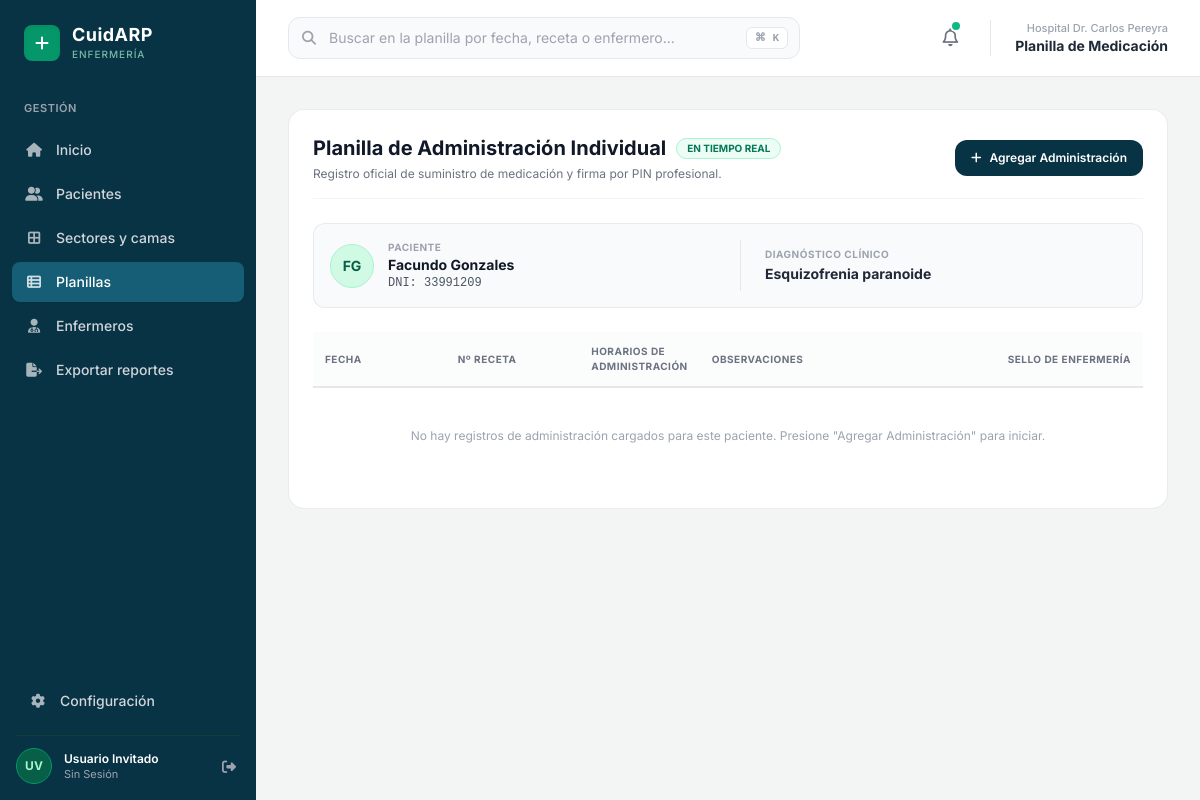
The app's page /planillas/, older data.
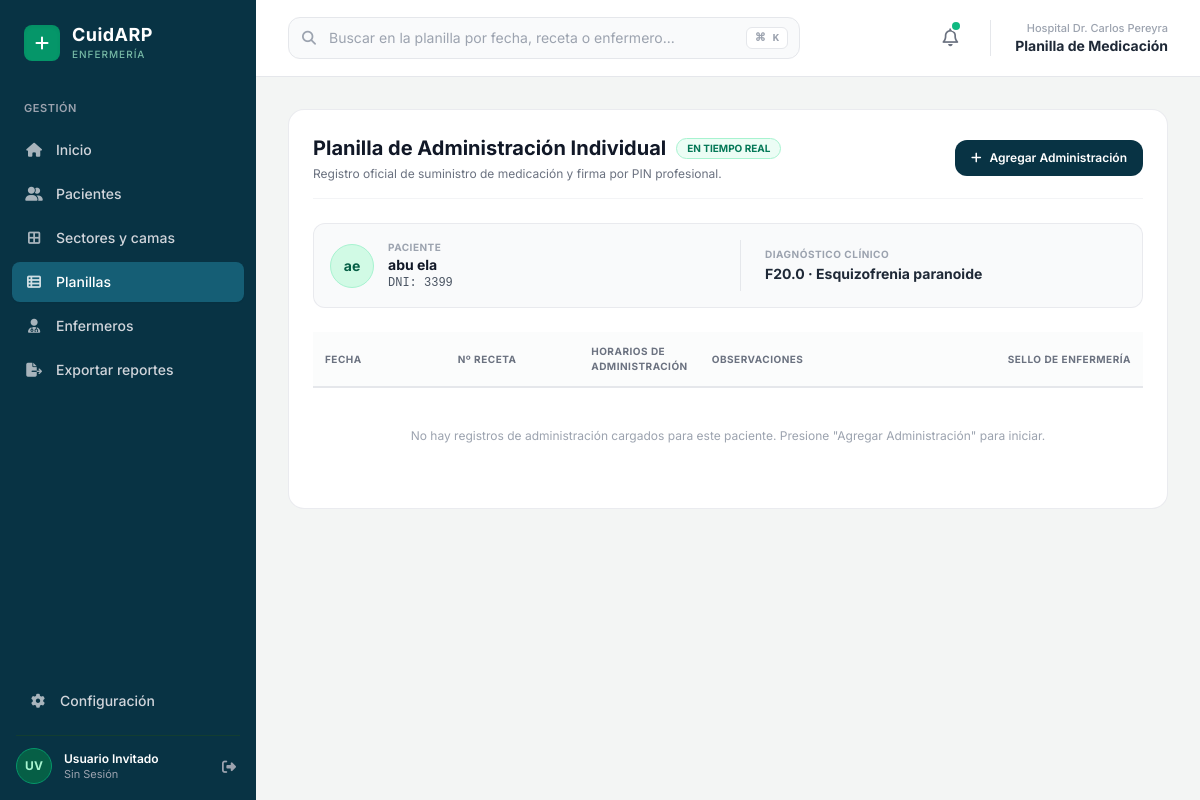
The same page, newer data.
### funcionalidades/models.py (models this page shows, shortened)
class Paciente(models.Model):
    SEXO_CHOICES = [
        ('Masculino', 'Masculino'),
        ('Femenino', 'Femenino'),
        ('No binario', 'No binario'),
    ]
    ESTADO_PACIENTE_CHOICES = [
        ('Internado', 'Internado'),
        ('De Alta', 'De Alta')
    ]
    nombre = models.CharField(max_length=100, verbose_name='Nombre')
    apellido = models.CharField(max_length=100, verbose_name='Apellido')
    dni = models.CharField(max_length=20, unique=True, verbose_name='DNI')
    fecha_nacimiento = models.DateField(verbose_name='Fecha de Nacimiento')
    email = models.EmailField(blank=True, null=True, verbose_name='Correo Electrónico') #blanck permite que el campo sea opcional (por si usa email de un familiar)
    obra_social = models.CharField(max_length=50, verbose_name='Obra Social')
    telefono = models.CharField(max_length=30, verbose_name='Teléfono')
    direccion = models.CharField(max_length=120, verbose_name='Dirección')
    sexo_paciente = models.CharField(
            max_length=20,
            choices=SEXO_CHOICES,
            verbose_name='Sexo del Paciente',
        )
    estado_paciente = models.CharField(
        max_length=20,
        choices=ESTADO_PACIENTE_CHOICES,
        verbose_name='Estado del Paciente',
    )
    diagnostico = models.TextField(verbose_name='Diagnóstico')
    fecha_registro = models.DateTimeField(
        auto_now_add=True, verbose_name='Fecha de Registro'
    )

### funcionalidades/views.py (the view)
# urls.py: path('planillas/', views.mostrar_planillas, name='gestion_planillas'),
def mostrar_planillas(request, paciente_id=None):
    if paciente_id:
        paciente = get_object_or_404(Paciente, id=paciente_id)
    else:
        paciente = Paciente.objects.first()
    if not paciente:
        messages.warning(request, "Debe registrar al menos un paciente para ver las planillas.")
        return redirect('gestion_pacientes') # O a la vista que prefieras
    recetas = Receta.objects.filter(paciente=paciente, estado='Activo')
    recetas_json = [
        {'id': r.id, 'numero_receta': r.numero_receta}
        for r in recetas
    ]
    registros = RegistroAdministracion.objects.filter(paciente=paciente).order_by('-fecha', '-id')
    registros_json = [
        {
            'id': reg.id,
            'fecha': reg.fecha.strftime('%d/%m/%Y'),
            'numero_receta': reg.receta.numero_receta,
            'horarios': reg.horarios,
            'observaciones': reg.observaciones or '',
            'enfermero_nombre': f"{reg.enfermero.nombre} {reg.enfermero.apellido}",
            'enfermero_matricula': reg.enfermero.matricula,
        }
        for reg in registros
    ]
    return render(request, 'Planillas.html', {
        'paciente': paciente,
        'recetas_paciente_json': recetas_json,
        'registros_json': registros_json,
    })
    from django.shortcuts import get_object_or_404, redirect

### templates/Planillas.html (shortened to what the changed rows need)
{% extends 'layouts/sidebarBase.html' %}
{% block contenido %}
<div class="flex-1 flex flex-col min-w-0 overflow-hidden">
    <main class="flex-1 overflow-y-auto p-8">
        <div class="max-w-7xl mx-auto space-y-6">
            <div id="area-planilla-pdf" class="bg-white rounded-2xl p-6 border border-gray-200/80 shadow-xs space-y-6">
                <div class="flex flex-col md:flex-row md:items-center justify-between gap-4 pb-4 border-b border-gray-100">
                    <div>
                        <div class="flex items-center space-x-2.5">
                            <h2 class="text-xl font-bold text-gray-900">Planilla de Administración Individual</h2>
                        </div>
                    </div>
                </div>
                <div class="bg-gray-50/90 border border-gray-200/80 rounded-xl p-4 grid grid-cols-1 md:grid-cols-2 gap-6">
                    <div class="flex items-center space-x-3.5">
                        <div class="w-11 h-11 rounded-full bg-emerald-100 text-emerald-800 border border-emerald-200 flex items-center justify-center font-bold text-sm flex-shrink-0">
                            {{ paciente.nombre|slice:":1"|default:"P" }}{{ paciente.apellido|slice:":1"|default:"A" }}
                        </div>
                        <div>
                            <p class="text-[10px] font-bold text-gray-400 uppercase tracking-wider">PACIENTE</p>
                            <p class="text-sm font-bold text-gray-900">{{ paciente.nombre }} {{ paciente.apellido }}</p>
                            <p class="text-xs font-mono text-gray-600">DNI: {{ paciente.dni }}</p>
                        </div>
                    </div>
                    <div class="md:border-l md:border-gray-200 md:pl-6 flex flex-col justify-center">
                        <p class="text-[10px] font-bold text-gray-400 uppercase tracking-wider">DIAGNÓSTICO CLÍNICO</p>
                        <p class="text-sm font-bold text-gray-800 mt-0.5">{{ paciente.diagnostico }}</p>
                    </div>
                </div>
                <div class="overflow-x-auto">
                    <table class="w-full text-left border-collapse">
                        <thead>
                            <tr class="text-[10px] font-bold text-gray-500 uppercase tracking-wider border-b-2 border-gray-200 bg-gray-50/60">
                                <th class="py-3 px-3 w-36">FECHA</th>
                                <th class="py-3 px-3 w-36">Nº RECETA</th>
                                <th class="py-3 px-3">HORARIOS DE ADMINISTRACIÓN</th>
                                <th class="py-3 px-3 w-64">OBSERVACIONES</th>
                                <th class="py-3 px-3 w-56 text-right">SELLO DE ENFERMERÍA</th>
                            </tr>
                        </thead>
                    </table>
                </div>
            </div>
        </div>
    </main>
</div>
{% endblock %}

Row changes from the older to the newer data that the page shows:
changed Paciente: nombre "F" → "a"; apellido "G" → "e"; nombre "Facundo" → "abu"; apellido "Gonzales" → "ela"; dni "33991209" → "3399"; diagnostico "Esquizofrenia paranoide" → "F20.0 · Esquizofrenia paranoide"
